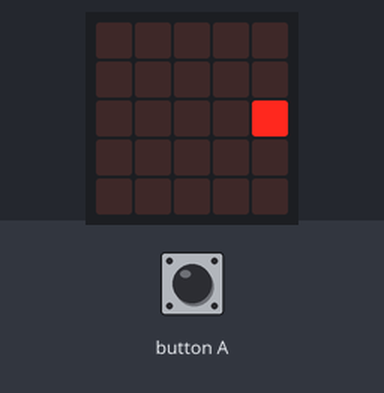
Bench run of a program on a simulated BBC micro:bit (MakeCode). Shown: the board's 5×5 LED display. The inputs (shaded band) are chosen by the test bench. The short countdown, score and lost-life animations are approximate; the run ends where the board's game-over animation would start. At 1.7 s the program stops and its outputs stay as they are.

Above: at 0.18 s.
At 1.26 s:
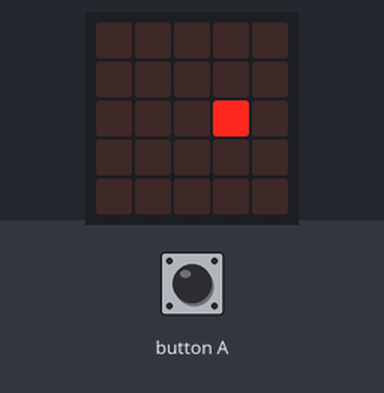
1.3 s: button A pressed 2 times (0.12 s each, 0.3 s apart)
At 2.3 s:
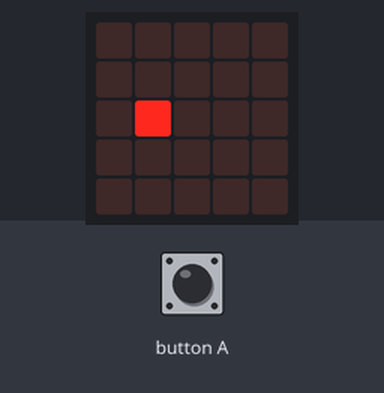
Timing chart, 0 to 3.2 s (numbered marks = the images above; inputs shaded):
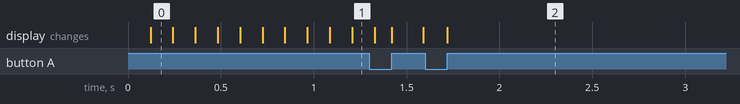

The program:

atrapa-el-punto.py
```python
def on_button_pressed_a():
    if contador.get(LedSpriteProperty.X) == 2:
        game.add_score(1)
    else:
        game.game_over()
input.on_button_pressed(Button.A, on_button_pressed_a)

contador: game.LedSprite = None
contador = game.create_sprite(2, 2)

def on_forever():
    contador.move(1)
    basic.pause(100)
    contador.if_on_edge_bounce()
basic.forever(on_forever)
```
